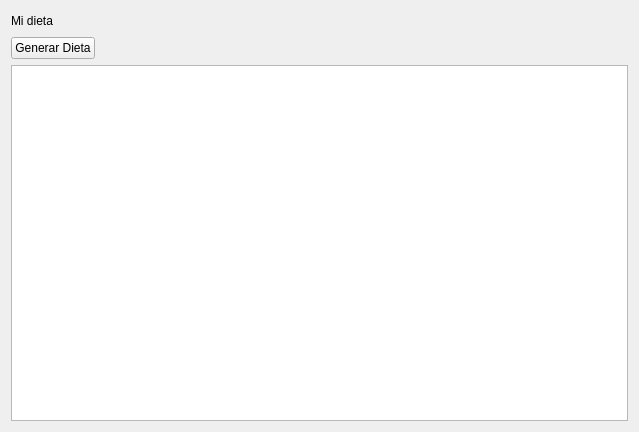
<?xml version="1.0" encoding="UTF-8"?>
<ui version="4.0">
 <class>DietWidget</class>
 <widget class="QWidget" name="DietWidget">
  <property name="geometry">
   <rect>
    <x>0</x>
    <y>0</y>
    <width>639</width>
    <height>432</height>
   </rect>
  </property>
  <property name="windowTitle">
   <string>Form</string>
  </property>
  <layout class="QVBoxLayout" name="verticalLayout">
   <item>
    <layout class="QHBoxLayout" name="horizontalLayout">
     <item>
      <widget class="QLabel" name="label">
       <property name="text">
        <string>Mi dieta</string>
       </property>
      </widget>
     </item>
     <item>
      <spacer name="horizontalSpacer_2">
       <property name="orientation">
        <enum>Qt::Horizontal</enum>
       </property>
       <property name="sizeHint" stdset="0">
        <size>
         <width>40</width>
         <height>20</height>
        </size>
       </property>
      </spacer>
     </item>
    </layout>
   </item>
   <item>
    <layout class="QHBoxLayout" name="horizontalLayout_2">
     <item>
      <widget class="QPushButton" name="pushButton">
       <property name="text">
        <string>Generar Dieta</string>
       </property>
      </widget>
     </item>
     <item>
      <spacer name="horizontalSpacer">
       <property name="orientation">
        <enum>Qt::Horizontal</enum>
       </property>
       <property name="sizeHint" stdset="0">
        <size>
         <width>40</width>
         <height>20</height>
        </size>
       </property>
      </spacer>
     </item>
    </layout>
   </item>
   <item>
    <widget class="QTableView" name="tableView"/>
   </item>
  </layout>
 </widget>
 <resources/>
 <connections/>
</ui>
